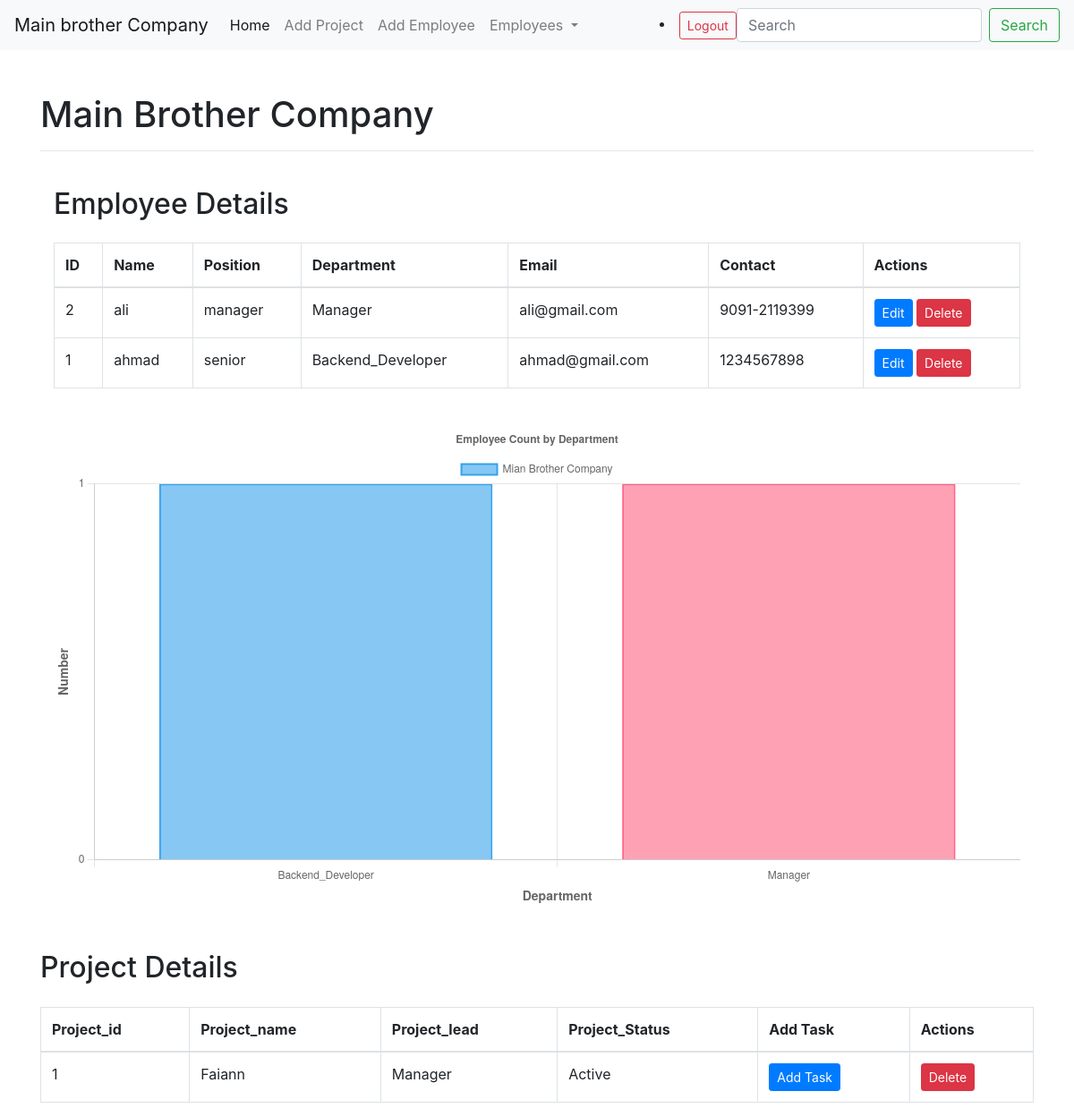
Page /detail (signed in) on the committed database.
### empcrud/models.py (models this page shows, shortened)
class EmployeeDetail(models.Model):
    emp_user = models.OneToOneField(settings.AUTH_USER_MODEL,   on_delete=models.CASCADE , related_name='emp_detail')
    emp_id = models.AutoField(primary_key=True)
    Department_Choices = [
        ('Manager' , 'Manager'),
        ('Frontend_Developer' , 'Frontend_Developer'),
        ('Backend_Developer' , 'Backend_Developer'),
        ('Fullstack_Developer' , 'Fullstack_Developer'),
        ('Designer' , 'Designer'),
        ('QA' , 'QA'),
    ]
    GENDER_CHOICES = [
        ('M', 'Male'),
        ('F', 'Female'),
        ('O', 'Other'),
    ]
    Employee_Choices = [
        ('intern' , 'intern'),
        ('junior' , 'junior'),
        ('Associate' , 'Associate'),
        ('senior' , 'senior'),
        ('lead' , 'lead'),
        ('manager' , 'manager'),
    ]
    emp_address = models.TextField(max_length=300 , null=False , blank=False)
    emp_gender = models.CharField(max_length=1, choices=GENDER_CHOICES)
    emp_department = models.CharField(choices=Department_Choices ,   max_length=20)
    emp_position = models.CharField(choices=Employee_Choices , null=False , blank=False)
    emp_hire_date = models.DateField(null=False , blank=False)
    created_at = models.DateTimeField(auto_now_add=True)
    def __str__(self):
        return f" {self.emp_department}"
    class Meta:
        ordering = ['-created_at']
        verbose_name = 'Employee Detail'
        verbose_name_plural = 'Employee Details'

class User(PermissionsMixin,AbstractBaseUser):
    username = models.CharField(max_length=150, unique=True)
    email = models.EmailField(max_length=100, unique=True, null=False, blank=False)
    Phone_number = models.CharField(max_length=15 , null=True , blank=True)
    role = models.CharField(max_length=20, default='employee')
    is_active = models.BooleanField(default=True)
    is_verified = models.BooleanField(default=False)
    is_staff = models.BooleanField(default=False)
    objects = UserManager()
    USERNAME_FIELD = 'email'
    REQUIRED_FIELDS = ['username', 'Phone_number']
    def __str__(self):
        return f'{self.username}'

class Project(models.Model):
    project_id = models.AutoField(primary_key=True)
    project_name = models.CharField(max_length=25)
    project_description = models.TextField(max_length=300 , null=True , blank=True)
    project_lead = models.ForeignKey(EmployeeDetail , on_delete=models.SET_NULL , null=True , blank=True)
    project_member = models.ManyToManyField(EmployeeDetail , related_name='Project_Member' , blank=True)
    Project_Choice = [
        ('Active' , 'Active'),
        ('On_Hold' , 'On_Hold'),
        ('Completed' , 'Completed')
    ]
    project_status = models.CharField(choices=Project_Choice , null=False , blank=True)
    project_deadline = models.DateField(null=False , blank=False)
    project_document = models.FileField(upload_to='project_documents/' , null=True , blank=True)

### empcrud/views.py (the view)
# urls.py: path('detail', detail, name='detail'),
@login_required(login_url='login')
def detail(request):
    form = EmployeeForm()
    employees_with_users = EmployeeDetail.objects.select_related('emp_user').all()
    department_counts = EmployeeDetail.objects.values('emp_department').annotate(
        employee_count=Count('emp_id')
    ).order_by('emp_department')
    department_counts = [
        {'name': dept['emp_department'], 'employee_count': dept['employee_count']}
        for dept in department_counts
    ]
    project = Project.objects.all()
    task = Task.objects.all()
    context ={
        'form' : form,
        'department_counts' : department_counts,
        'employees_with_users' : employees_with_users,
        'project': project,
        'task': task,
    }
    return render(request , 'detail.html' , context)

### empcrud/forms.py
class EmployeeForm(forms.ModelForm):
    class Meta:
        model = EmployeeDetail
        exclude = ('emp_user',)
        widgets = {
            'emp_contact': forms.TextInput(attrs={'class': 'form-control'}),
            'emp_address': forms.Textarea(attrs={'class': 'form-control'}),
            'emp_gender': forms.Select(attrs={'class': 'form-control'}),
            'emp_department': forms.Select(attrs={'class': 'form-control'}),
            'emp_position': forms.Select(attrs={'class': 'form-control'}),
            'emp_hire_date': forms.DateInput(attrs={'class': 'form-control', 'type': 'date'}),
        }
        labels = {
            'emp_contact': 'Phone Number',
            'emp_department': 'Department',
            'emp_position': 'Position',
            'emp_gender': 'Gender',
            'emp_address': 'Address',
            'emp_hire_date': 'Hire Date',
        }

### empcrud/templates/detail.html (shortened to what this page needs)
{% extends 'base.html' %}
{% block content %}
{% if user.is_staff %}
<div class="container">
    <div class="row">
        <div class="col-md-12">
            <h2 class="mt-4">Employee Details</h2>
        </div>
    </div>
    <div class="row">
        <div class="col-sm-12">
            <table class="table table-bordered mt-3">
                <thead>
                    <tr>
                        <th>ID</th>
                        <th>Name</th>
                        <th>Position</th>
                        <th>Department</th>
                        <th>Email</th>
                        <th>Contact</th>
                        <th>Actions</th>
                    </tr>
                </thead>
                <tbody>
                    {% for emp in employees_with_users %}
                    <tr>
                        <td>{{ emp.emp_id }}</td>
                        <td>{{ emp.emp_user }}</td>
                        <td>{{ emp.emp_position }}</td>
                        <td>{{ emp.emp_department }}</td>
                        <td>{{ emp.emp_user.email }}</td>
                        <td>{{ emp.emp_user.Phone_number }}</td>
                        <td>
                            <a href="{% url 'edit_profile' emp.pk %}" class="btn btn-sm btn-primary">Edit</a>
                            <form method="post" action="{% url 'delete_profile' emp.pk %}" style="display: inline;">
                                <button type="submit" class="btn btn-sm btn-danger" onclick="return confirm('Are you sure you want to delete this employee?');">Delete</button>
                            </form>
                        </td>
                    </tr>
                    {% endfor %}
                </tbody>
            </table>
        </div>
    </div>
    <div class="row mt-4">
        <div class="col-sm-12">
            <canvas id="myChart"></canvas>
        </div>
    </div>
</div>
{%endif%}
{% if user.is_staff %}
<script>
    const ctx = document.getElementById('myChart');
    new Chart(ctx, {
        type: 'bar',
        data: {
            labels: [{% for dept in department_counts %}'{{ dept.name }}'{% if not forloop.last %},{% endif %}{% endfor %}],
            datasets: [{
                label: 'Mian Brother Company',
                data: [{% for dept in department_counts %}{{ dept.employee_count }}{% if not forloop.last %},{% endif %}{% endfor %}],
                backgroundColor: [
                    'rgba(54, 162, 235, 0.6)',
                    'rgba(255, 99, 132, 0.6)',
                    'rgba(75, 192, 192, 0.6)',
                    'rgba(255, 206, 86, 0.6)',
                    'rgba(153, 102, 255, 0.6)',
                    'rgba(255, 159, 64, 0.6)'
                ],
                borderColor: [
                    'rgba(54, 162, 235, 1)',
                    'rgba(255, 99, 132, 1)',
                    'rgba(75, 192, 192, 1)',
                    'rgba(255, 206, 86, 1)',
                    'rgba(153, 102, 255, 1)',
                    'rgba(255, 159, 64, 1)'
                ],
                borderWidth: 2
            }]
        },
        options: {
            responsive: true,
            maintainAspectRatio: true,
            scales: {
                x: {
                    title: {
                        display: true,
                        text: 'Department',
                        font: {
                            size: 14,
                            weight: 'bold'
                        }
                    }
                },
                y: {
                    beginAtZero: true,
                    title: {
                        display: true,
                        text: 'Number',
                        font: {
                            size: 14,
                            weight: 'bold'
                        }
                    },
                    ticks: {
                        stepSize: 1
                    }
                }
            },
            plugins: {
                legend: {
                    display: true,
                    position: 'top'
                },
                title: {
                    display: true,
                    text: 'Employee Count by Department'
                }
            }
        }
    });
</script>
{%endif%}
{% if user.is_staff %}
<h2 class="mt-5">Project Details</h2>
<div class="row">
        <div class="col-sm-12">
            <table class="table table-bordered mt-3">
                <thead>
                    <tr>
                        <th>Project_id</th>
                        <th>Project_name</th>
                        <th>Project_lead</th>
                        <th>Project_Status</th>
                        <th>Add Task</th>
                        <th>Actions</th>
                    </tr>
                </thead>
                <tbody>
                    {% for pro in project %}
                    <tr>
                        <td>{{ pro.project_id }}</td>
                        <td>{{ pro.project_name }}</td>
                        <td>{{ pro.project_lead }}</td>
                        <td>{{ pro.project_status }}</td>
                        <td>
                            <form method="post" action="{% url 'Task'  %}" style="display: inline;">
                                <button type="submit" class="btn btn-sm btn-primary" >Add Task</button>
                            </form>
                        </td>
                        <td>
                            <form method="post" action="{% url 'project_delete' pro.pk %}" style="display: inline;">
                                <button type="submit" class="btn btn-sm btn-danger" onclick="return confirm('Are you sure you want to delete this project?');">Delete</button>
                            </form>
                        </td>
                    </tr>
                    {% endfor %}
                </tbody>
            </table>
     </div>
</div>
{%endif%}
{% endblock %}

### empcrud/templates/base.html (shortened to what this page needs)
<!DOCTYPE html>
<html lang="en">
<head>
    <link rel="stylesheet" href="https://stackpath.bootstrapcdn.com/bootstrap/4.5.2/css/bootstrap.min.css">
</head>
<body>
    {% if user.is_staff %}
    <nav class="navbar navbar-expand-lg navbar-light bg-light">
  <a class="navbar-brand" href="{% url 'detail' %}">Main brother Company</a>
  <div class="collapse navbar-collapse" id="navbarSupportedContent">
    <ul class="navbar-nav mr-auto">
      <li class="nav-item active">
        <a class="nav-link" href="{% url 'detail' %}">Home <span class="sr-only">(current)</span></a>
      </li>
      <li class "navitem active">
        <a class= "nav-link" href="{% url 'project' %}"> Add Project</a>
      </li>
      <li class="nav-item">
        {% if user.is_authenticated and user.is_staff %}
        <a class="nav-link" href="{% url 'create' %}">Add Employee</a>
        {% endif %}
      </li>
      <li class="nav-item dropdown">
        <a class="nav-link dropdown-toggle" href="#" id="navbarDropdown" role="button" data-toggle="dropdown" aria-haspopup="true" aria-expanded="false">
          Employees
        </a>
      </li>
    </ul>
     <li class="nav-item">
          <form method="post" action="{% url 'logout' %}" style="display: inline;">
            <button type="submit" class="btn btn-outline-danger btn-sm">Logout</button>
          </form>
        </li>
    <form class="form-inline my-2 my-lg-0">
      <input class="form-control mr-sm-2" type="search" placeholder="Search" aria-label="Search">
      <button class="btn btn-outline-success my-2 my-sm-0" type="submit">Search</button>
    </form>
  </div>
</nav>
{% endif %}
    <div class="container">
        <h1 class="mt-5">Main Brother Company</h1>
        <hr>
        {% block content %}
        {% endblock %}
    </div>
</body>
</html>

### rows in the picture
EmployeeDetail: emp_id "2", emp_user "ali", emp_position "manager", emp_department "Manager", emp_user.email "ali@gmail.com", emp_user.Phone_number "9091-2119399"
EmployeeDetail: emp_id "1", emp_user "ahmad", emp_position "senior", emp_department "Backend_Developer", emp_user.email "ahmad@gmail.com", emp_user.Phone_number "1234567898"
Project: project_id "1", project_name "Faiann", project_lead "Manager", project_status "Active"

### other values in the picture
chart data {{ dept.name }} Backend_Developer, Manager
chart data {{ dept.employee_count }} 1, 1
